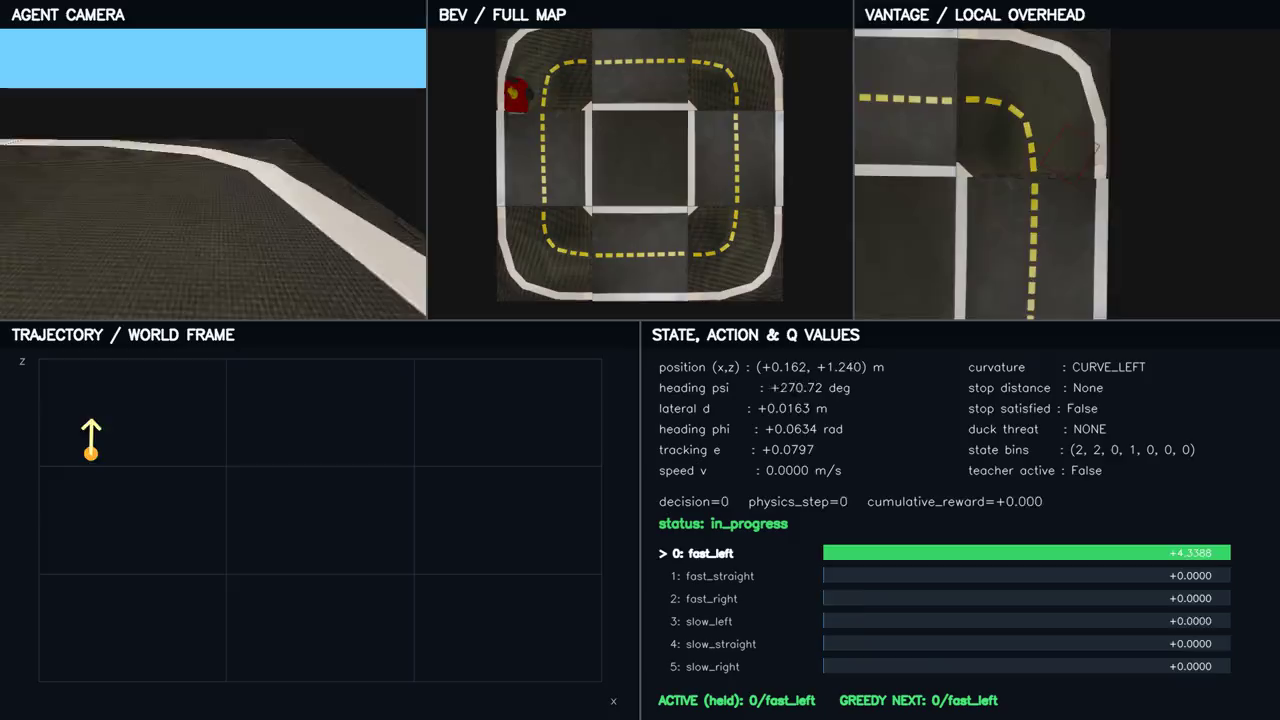
#> input picture frame 0 of docs/assets/videos/teacher/lane_q_learning.mp4, 1280 x 720 px
$ python make_demo_gifs.py
#> lines starting #> are read from the running program, lines starting #| are printed output that depends on the picture
#> in read_clip, frame is the input picture: shape (720, 1280, 3); mean B, G, R 43.1, 40.2, 34
"""Build compact README GIFs from the retained multiview MP4 artifacts.

The script intentionally labels every panel with its solver, task, and whether
teacher-guided exploration was used. It never implies that a missing ablation
cell (currently SARSA without teacher) was run.
"""

from pathlib import Path
from typing import Dict, List, Tuple

import cv2
import imageio.v2 as imageio
import numpy as np


ROOT = Path(__file__).resolve().parents[1]
OUT = ROOT / "docs" / "assets" / "gifs"
GIF_FPS = 5
PANEL_WIDTH = 480
PANEL_HEIGHT = 270


SOURCES: Dict[str, Tuple[str, str, float, float]] = {
    "lane_q_teacher": (
        "docs/assets/videos/teacher/lane_q_learning.mp4",
        "Q-LEARNING | LANE | TEACHER-GUIDED",
        0.0,
        10.0,
    ),
    "lane_sarsa_teacher": (
        "docs/assets/videos/teacher/lane_sarsa.mp4",
        "SARSA | LANE | TEACHER-GUIDED",
        0.0,
        10.0,
    ),
    "full_q_teacher": (
        "docs/assets/videos/teacher/full_q_learning.mp4",
        "Q-LEARNING | STOP + DUCKIE | TEACHER-GUIDED",
        8.0,
        18.0,
    ),
    "full_sarsa_teacher": (
        "docs/assets/videos/teacher/full_sarsa.mp4",
        "SARSA | STOP + DUCKIE | TEACHER-GUIDED",
        8.0,
        18.0,
    ),
    "lane_q_no_teacher": (
        "docs/assets/videos/no_teacher/lane_q_learning.mp4",
        "Q-LEARNING | LANE | NO TEACHER",
        0.0,
        10.0,
    ),
    "full_q_no_teacher": (
        "docs/assets/videos/no_teacher/full_q_learning.mp4",
        "Q-LEARNING | STOP + DUCKIE | NO TEACHER",
        8.0,
        18.0,
    ),
}


def _letterbox(frame: np.ndarray) -> np.ndarray:
    height, width = frame.shape[:2]
#> height = 720; width = 1280
    scale = min(PANEL_WIDTH / width, PANEL_HEIGHT / height)
#> scale = 0.375
    resized = cv2.resize(
        frame,
        (max(1, round(width * scale)), max(1, round(height * scale))),
        interpolation=cv2.INTER_AREA,
    )
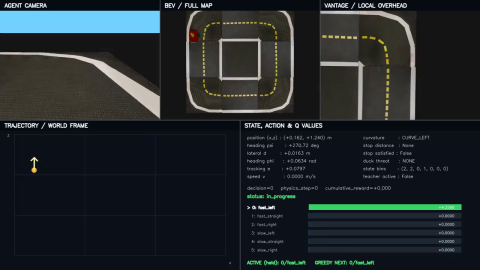
#> resized: shape (270, 480, 3); mean B, G, R 43.1, 40.2, 34
    canvas = np.full((PANEL_HEIGHT, PANEL_WIDTH, 3), (10, 14, 19), dtype=np.uint8)
    x = (PANEL_WIDTH - resized.shape[1]) // 2
#> x = 0
    y = (PANEL_HEIGHT - resized.shape[0]) // 2
#> y = 0
    canvas[y : y + resized.shape[0], x : x + resized.shape[1]] = resized
    return canvas


def _title(frame: np.ndarray, label: str) -> np.ndarray:
#> called with label = 'Q-LEARNING | LANE | TEACHER-GUIDED'
    result = frame.copy()
    cv2.rectangle(result, (0, 0), (result.shape[1], 29), (5, 8, 12), -1)
    cv2.putText(
        result,
        label,
        (10, 20),
        cv2.FONT_HERSHEY_SIMPLEX,
        0.43,
        (245, 248, 250),
        1,
        cv2.LINE_AA,
    )
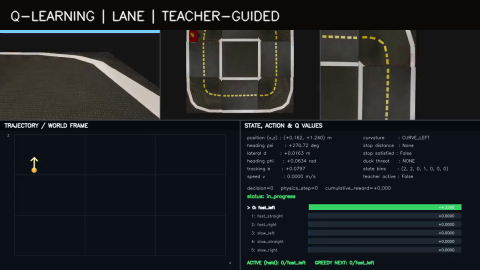
#> result: shape (270, 480, 3); mean B, G, R 35.6, 34.1, 30.7
    return result


def read_clip(relative: str, label: str, start: float, duration: float) -> List[np.ndarray]:
    source = ROOT / relative
    if not source.is_file():
        raise FileNotFoundError(source)
    capture = cv2.VideoCapture(str(source))
    source_fps = float(capture.get(cv2.CAP_PROP_FPS)) or 20.0
    start_frame = round(start * source_fps)
    end_frame = round((start + duration) * source_fps)
    stride = max(1, round(source_fps / GIF_FPS))
    capture.set(cv2.CAP_PROP_POS_FRAMES, start_frame)
    frames: List[np.ndarray] = []
    index = start_frame
    while index < end_frame:
        ok, frame = capture.read()
        if not ok:
            break
        if (index - start_frame) % stride == 0:
            rgb = cv2.cvtColor(_title(_letterbox(frame), label), cv2.COLOR_BGR2RGB)
            frames.append(rgb)
        index += 1
    capture.release()
    if not frames:
        raise RuntimeError(f"No frames decoded from {source}")
    return frames


def save_gif(path: Path, frames: List[np.ndarray]) -> None:
    path.parent.mkdir(parents=True, exist_ok=True)
    imageio.mimsave(
        str(path),
        frames,
        format="GIF",
        duration=1000 // GIF_FPS,
        loop=0,
        palettesize=128,
        subrectangles=True,
    )
    print(f"gif={path.relative_to(ROOT)} frames={len(frames)}")


def side_by_side(left: List[np.ndarray], right: List[np.ndarray]) -> List[np.ndarray]:
    count = min(len(left), len(right))
    return [np.concatenate((left[i], right[i]), axis=1) for i in range(count)]


def main() -> None:
    clips = {
        key: read_clip(relative, label, start, duration)
        for key, (relative, label, start, duration) in SOURCES.items()
    }
    for key, frames in clips.items():
        save_gif(OUT / f"{key}.gif", frames)

    save_gif(
        OUT / "compare_lane_q_vs_sarsa_teacher.gif",
        side_by_side(clips["lane_q_teacher"], clips["lane_sarsa_teacher"]),
    )
    save_gif(
        OUT / "compare_full_q_vs_sarsa_teacher.gif",
        side_by_side(clips["full_q_teacher"], clips["full_sarsa_teacher"]),
    )
    save_gif(
        OUT / "compare_q_teacher_vs_no_teacher.gif",
        side_by_side(clips["full_q_teacher"], clips["full_q_no_teacher"]),
    )


if __name__ == "__main__":
    main()
